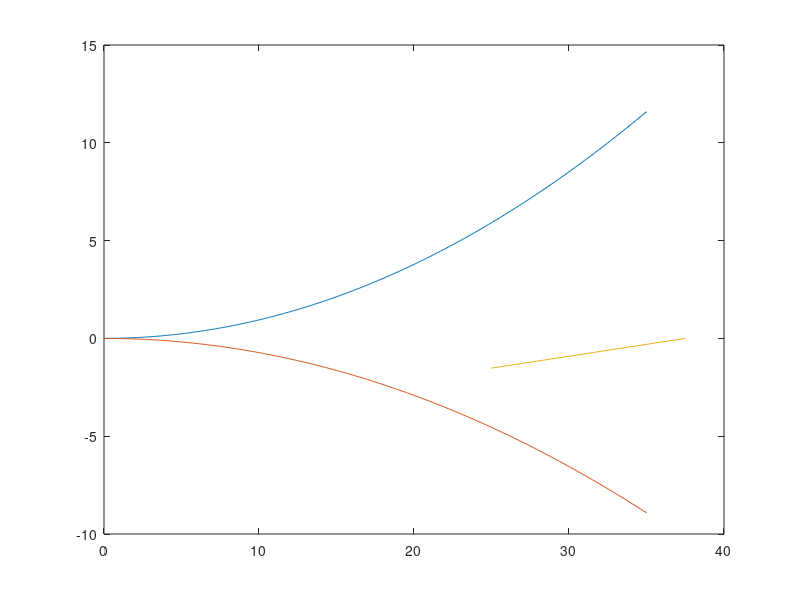

Write MATLAB code to recreate this figure. (Note: this script raises an error after producing the figure.)
%variaveis da aeronave
clmax = 1.3;
clmin = -1;
ws = 84.15; %N/m^s
nmax = 3.8;
nmin = -0.4*nmax;
vcruise = 25;
clalfa = 0.09045455*180/pi;
cmed = 0.28;
Vb = 66; %V gust max gust
Vc = 50; %V cruise 
Vd = 25; %V dive

%variaveis do ambiente
rho = 1.225;
g = 9.81;

%Cálculos
v = 0:0.1:35;
vdive = 1.5*vcruise;
nclmax = 0.5*rho*clmax*v.^2/ws;
nclmin = 0.5*rho*clmin*v.^2/ws;
VlimAeroelastico = [vcruise vdive];
nlimAeroelastico = [nmin 0];
va = sqrt((2*nmax*ws)/(rho*clmax));
vstall = sqrt((2*ws)/(rho*clmax));
nNegvstall = 0.5*rho*clmin*vstall^2/ws;

%gusts of wind
miu = 2*ws/(rho*g*cmed*clalfa);
k = 0.88*miu/(5.3 +miu); %subsonico
Vb = k*Vb*0.3048; %V gust max gust
Vc = k*Vc*0.3048; %V cruise 
Vd = k*Vd*0.3048; %V dive
deltanb = rho*Vb*va*clalfa/(2*ws);
deltanc = rho*Vc*vcruise*clalfa/(2*ws);
deltand = rho*Vd*vdive*clalfa/(2*ws);
vnb = [0 va];
nbposi = [1 1+deltanb];
nbneg = [1 1-deltanb];
vnc = [0 vcruise];
ncposi = [1 1+deltanc];
ncneg = [1 1-deltanc];
vnd = [0 vdive];
ndposi = [1 1+deltand];
ndneg = [1 1-deltand];

% Gráficos
plot(v,nclmax,'DisplayName','Positive Stall Limit');
hold on
plot(v,nclmin,'DisplayName','Negative Stall Limit');
plot(VlimAeroelastico,nlimAeroelastico,'DisplayName','Limite Aeroelástico');

linenmax = yline(nmax,'-g','Structural Limit','DisplayName','Positive Structural Limit');
linenmax.LabelHorizontalAlignment = 'left';
linenmin = yline(nmin,'-c','Structural Limit','DisplayName','Negative Structural Limit');
linenmin.LabelHorizontalAlignment = 'left';

linedinamiclimit = xline(vdive,'-m','Dinamic Pressure Limit','DisplayName','Dinamic Pressure Limit');
linedinamiclimit.LabelVerticalAlignment = 'middle';

%gusts of wind
%nb
plot(vnb,nbposi);
plot(vnb,nbneg);

%nc
plot(vnc,ncposi);
plot(vnc,ncneg);

%nd
plot(vnd,ndposi);
plot(vnd,ndneg);

%stall
plot([vstall vstall],[nNegvstall 1]);

legend('show','Location','SouthOutside');
xlim([0 vdive+5])
ylim([-7 9])

